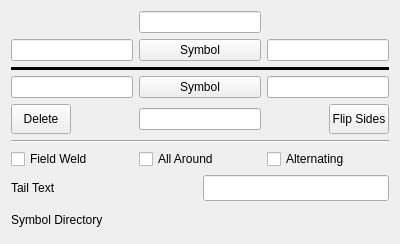
<?xml version="1.0" encoding="UTF-8"?>
<ui version="4.0">
 <class>TaskWeldingSymbol</class>
 <widget class="QWidget" name="TaskWeldingSymbol">
  <property name="geometry">
   <rect>
    <x>0</x>
    <y>0</y>
    <width>400</width>
    <height>244</height>
   </rect>
  </property>
  <property name="sizePolicy">
   <sizepolicy hsizetype="Preferred" vsizetype="Preferred">
    <horstretch>0</horstretch>
    <verstretch>0</verstretch>
   </sizepolicy>
  </property>
  <property name="minimumSize">
   <size>
    <width>250</width>
    <height>0</height>
   </size>
  </property>
  <property name="windowTitle">
   <string>Welding Symbol</string>
  </property>
  <property name="windowIcon">
   <iconset resource="Resources/TechDraw.qrc">
    <normaloff>:/icons/actions/TechDraw_WeldSymbol.svg</normaloff>:/icons/actions/TechDraw_WeldSymbol.svg</iconset>
  </property>
  <layout class="QVBoxLayout" name="verticalLayout">
   <item>
    <layout class="QVBoxLayout" name="verticalLayout_4">
     <item>
      <layout class="QHBoxLayout" name="hlArrowSideLayout">
       <item>
        <layout class="QGridLayout" name="gridLayout">
         <item row="0" column="1">
          <widget class="QLineEdit" name="leArrowTextC">
           <property name="toolTip">
            <string extracomment="ToolTip">Text above arrow side symbol
Angle, surface finish, root</string>
           </property>
          </widget>
         </item>
        <item row="2" column="0">
          <widget class="QLineEdit" name="leArrowTextL">
           <property name="toolTip">
            <string extracomment="ToolTip">Text before arrow side symbol
Preparation depth, (weld size)</string>
           </property>
          </widget>
         </item>
         <item row="2" column="1">
          <widget class="QPushButton" name="pbArrowSymbol">
           <property name="sizePolicy">
            <sizepolicy hsizetype="Minimum" vsizetype="Minimum">
             <horstretch>0</horstretch>
             <verstretch>0</verstretch>
            </sizepolicy>
           </property>
           <property name="minimumSize">
            <size>
             <width>0</width>
             <height>0</height>
            </size>
           </property>
           <property name="baseSize">
            <size>
             <width>0</width>
             <height>32</height>
            </size>
           </property>
           <property name="toolTip">
            <string extracomment="ToolTip">Pick arrow side symbol</string>
           </property>
           <property name="statusTip">
            <string/>
           </property>
           <property name="text">
            <string>Symbol</string>
           </property>
           <property name="checkable">
            <bool>false</bool>
           </property>
          </widget>
         </item>
         <item row="2" column="2">
          <widget class="QLineEdit" name="leArrowTextR">
           <property name="toolTip">
            <string extracomment="ToolTip">Text after arrow side symbol
Number of welds × length, (gap)</string>
           </property>
          </widget>
         </item>
         </layout>
       </item>
      </layout>
     </item>
     <item>
      <widget class="Line" name="line">
       <property name="frameShadow">
        <enum>QFrame::Plain</enum>
       </property>
       <property name="lineWidth">
        <number>5</number>
       </property>
       <property name="orientation">
        <enum>Qt::Horizontal</enum>
       </property>
      </widget>
     </item>
     <item>
      <layout class="QHBoxLayout" name="hlOtherSideLayout">
       <item>
        <layout class="QGridLayout" name="gridLayout_2">
         <item row="0" column="0">
          <widget class="QLineEdit" name="leOtherTextL">
           <property name="toolTip">
            <string extracomment="ToolTip">Text before other side symbol
Preparation depth, (weld size)</string>
           </property>
          </widget>
         </item>
         <item row="0" column="1">
          <widget class="QPushButton" name="pbOtherSymbol">
           <property name="toolTip">
            <string extracomment="ToolTip">Pick other side symbol</string>
           </property>
           <property name="text">
            <string>Symbol</string>
           </property>
          </widget>
         </item>
         <item row="0" column="2">
          <widget class="QLineEdit" name="leOtherTextR">
           <property name="toolTip">
            <string extracomment="ToolTip">Text after other side symbol
Number of welds × length, (gap)</string>
           </property>
          </widget>
         </item>
         <item row="1" column="0">
          <widget class="QPushButton" name="pbOtherErase">
           <property name="sizePolicy">
            <sizepolicy hsizetype="Minimum" vsizetype="Minimum">
             <horstretch>0</horstretch>
             <verstretch>0</verstretch>
            </sizepolicy>
           </property>
           <property name="minimumSize">
            <size>
             <width>60</width>
             <height>30</height>
            </size>
           </property>
           <property name="maximumSize">
            <size>
             <width>60</width>
             <height>30</height>
            </size>
           </property>
           <property name="baseSize">
            <size>
             <width>60</width>
             <height>30</height>
            </size>
           </property>
           <property name="toolTip">
            <string extracomment="ToolTip">Remove other side symbol</string>
           </property>
           <property name="text">
            <string>Delete</string>
           </property>
          </widget>
         </item>
        <item row="1" column="1">
          <widget class="QLineEdit" name="leOtherTextC">
           <property name="toolTip">
            <string extracomment="ToolTip">Text below arrow side symbol
Angle, surface finish, root</string>
           </property>
          </widget>
         </item>
         <item row="1" column="2" alignment="Qt::AlignRight">
          <widget class="QPushButton" name="pbFlipSides">
           <property name="sizePolicy">
            <sizepolicy hsizetype="Minimum" vsizetype="Minimum">
             <horstretch>0</horstretch>
             <verstretch>0</verstretch>
            </sizepolicy>
           </property>
           <property name="minimumSize">
            <size>
             <width>60</width>
             <height>30</height>
            </size>
           </property>
           <property name="maximumSize">
            <size>
             <width>60</width>
             <height>30</height>
            </size>
           </property>
           <property name="baseSize">
            <size>
             <width>60</width>
             <height>30</height>
            </size>
           </property>
           <property name="toolTip">
            <string extracomment="ToolTip">Flips the sides</string>
           </property>
           <property name="text">
            <string>Flip Sides</string>
           </property>
          </widget>
         </item>
         </layout>
       </item>
      </layout>
     </item>
    </layout>
   </item>
   <item>
    <widget class="Line" name="line_2">
     <property name="orientation">
      <enum>Qt::Horizontal</enum>
     </property>
    </widget>
   </item>
   <item>
    <layout class="QGridLayout" name="gridLayout_3">
     <item row="0" column="0">
      <widget class="QCheckBox" name="cbFieldWeld">
       <property name="toolTip">
        <string extracomment="ToolTip">Adds the 'Field Weld' symbol (flag)
at the kink in the leader line</string>
       </property>
       <property name="text">
        <string>Field Weld</string>
       </property>
      </widget>
     </item>
     <item row="0" column="1">
      <widget class="QCheckBox" name="cbAllAround">
       <property name="toolTip">
        <string extracomment="ToolTip">Adds the 'All Around' symbol (circle)
at the kink in the leader line</string>
       </property>
       <property name="text">
        <string>All Around</string>
       </property>
      </widget>
     </item>
     <item row="0" column="2">
      <widget class="QCheckBox" name="cbAltWeld">
       <property name="toolTip">
        <string extracomment="ToolTip">Offsets the lower symbol to indicate alternating welds</string>
       </property>
       <property name="text">
        <string>Alternating</string>
       </property>
      </widget>
     </item>
    </layout>
   </item>
   <item>
    <layout class="QGridLayout" name="gridLayout_4">
     <item row="0" column="0">
      <widget class="QLabel" name="label_5">
       <property name="text">
        <string>Tail Text</string>
       </property>
      </widget>
     </item>
    <item row="0" column="1">
      <widget class="QLineEdit" name="leTailText">
       <property name="sizePolicy">
        <sizepolicy hsizetype="Preferred" vsizetype="Preferred">
         <horstretch>0</horstretch>
         <verstretch>0</verstretch>
        </sizepolicy>
       </property>
       <property name="toolTip">
        <string extracomment="ToolTip">Text at end of symbol</string>
       </property>
      </widget>
     </item>
     <item row="1" column="0">
      <widget class="QLabel" name="label">
       <property name="text">
        <string>Symbol Directory</string>
       </property>
      </widget>
     </item>
     <item row="1" column="1">
      <widget class="Gui::FileChooser" name="fcSymbolDir">
       <property name="toolTip">
        <string extracomment="ToolTip">Directory path for welding symbols.
This directory will be used for the symbol selection.</string>
       </property>
       <property name="mode">
        <enum>Gui::FileChooser::Directory</enum>
       </property>
       <property name="filter">
        <string>*.svg</string>
       </property>
      </widget>
     </item>
     </layout>
   </item>
  </layout>
 </widget>
 <customwidgets>
  <customwidget>
   <class>Gui::FileChooser</class>
   <extends>QWidget</extends>
   <header>Gui/FileDialog.h</header>
  </customwidget>
 </customwidgets>
 <resources>
  <include location="Resources/TechDraw.qrc"/>
 </resources>
 <connections/>
</ui>
